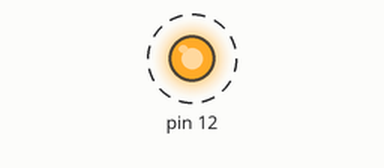
Simulated run of this program. Board: Raspberry Pi (header pin numbers). On the bench: output pins drawn as LEDs (lit = HIGH). Dashed ring = blinking. At 15.0 s the program stops and its outputs stay as they are.

Above: at 0.2 s.
Timing chart, 0 to 3.0 s (numbered marks = the images above):
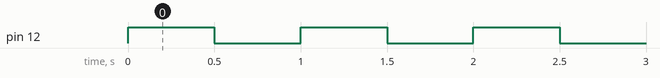

Measured:
- by itself, pin 12: alternates HIGH for 0.50 s and LOW for 0.50 s, 30 changes in all, then stays LOW

The program:

led_blink.py
```python
import RPi.GPIO as GPIO
import time

GPIO.setmode( GPIO.BOARD )
GPIO.setup( 12, GPIO.OUT )

count = 15

while count > 0 :

	GPIO.output( 12, 1 )
	time.sleep( 0.5 )
	GPIO.output( 12, 0 )
	time.sleep( 0.5 )
	count = count - 1

GPIO.cleanup()
```
